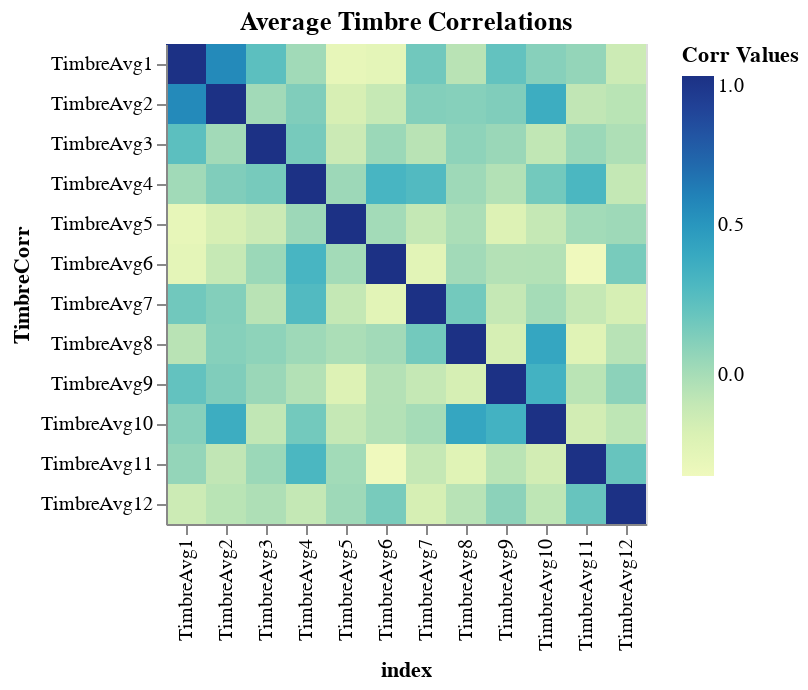

Write notebook code for a chart like this one.
### Code cell
# timbre covariances # 
alt.Chart(timbre_covs_long).mark_rect().encode(
    x=alt.X('index:O', sort=timbre_cols),
    y=alt.Y('TimbreCorr:O', sort=timbre_cols),
    color='Corr Values:Q',
    tooltip=['index', 'TimbreCorr', 'Corr Values']
).properties(
    title='Average Timbre Correlations'
)

### Figure 1 — Vega-Lite specification as saved in the notebook (floating-point values rounded to 4 significant figures; data arrays with more than 128 entries replaced by an {"elided": "..."} marker saying what was removed)
{"config": {"view": {"continuousWidth": 400, "continuousHeight": 300}}, "data": {"name": "data-500a4f80b9d96b289af0cdeeb03c8eab"}, "mark": "rect", "encoding": {"color": {"type": "quantitative", "field": "Corr Values"}, "tooltip": [{"type": "nominal", "field": "index"}, {"type": "nominal", "field": "TimbreCorr"}, {"type": "quantitative", "field": "Corr Values"}], "x": {"type": "ordinal", "field": "index", "sort": ["TimbreAvg1", "TimbreAvg2", "TimbreAvg3", "TimbreAvg4", "TimbreAvg5", "TimbreAvg6", "TimbreAvg7", "TimbreAvg8", "TimbreAvg9", "TimbreAvg10", "TimbreAvg11", "TimbreAvg12"]}, "y": {"type": "ordinal", "field": "TimbreCorr", "sort": ["TimbreAvg1", "TimbreAvg2", "TimbreAvg3", "TimbreAvg4", "TimbreAvg5", "TimbreAvg6", "TimbreAvg7", "TimbreAvg8", "TimbreAvg9", "TimbreAvg10", "TimbreAvg11", "TimbreAvg12"]}}, "title": "Average Timbre Correlations", "$schema": "https://vega.github.io/schema/vega-lite/v4.8.1.json", "datasets": {"data-500a4f80b9d96b289af0cdeeb03c8eab": {"elided": "144 records"}}}
